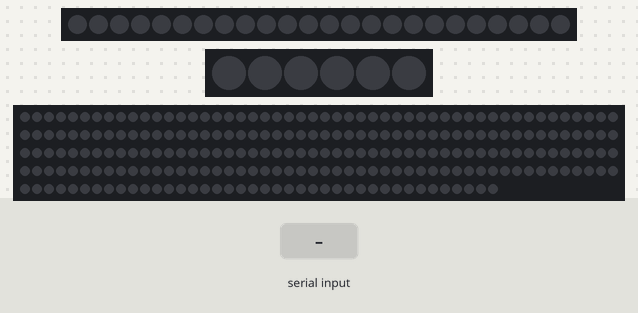
A sketch run on a simulated Arduino Mega 2560, built with avr-gcc and run on an emulated ATmega2560. On the bench: 24 RGB LEDs in strip order, left to right, 6 RGB LEDs in strip order, left to right, 240 RGB LEDs in strip order, left to right, continuing on the next row. The inputs (shaded band) are chosen by the test bench. Dim RGB values are drawn brighter than linear; what the sketch prints to the serial monitor is not drawn.

Above: at 1.2 s.
1.3 s: "5" received over Serial
At 1.61 s:
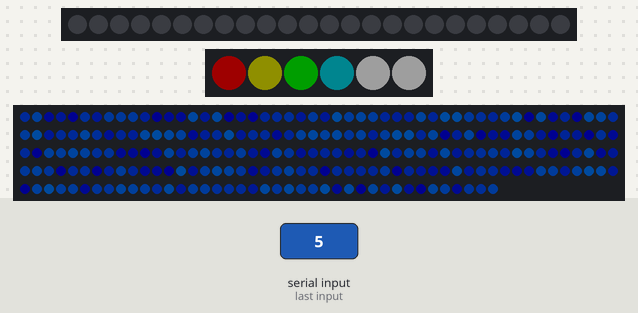
2.9 s: "2" received over the second serial link
At 3.31 s:
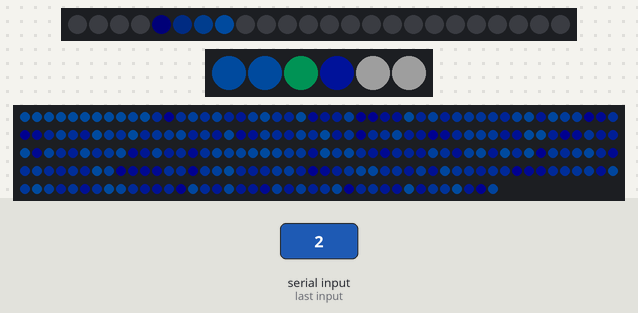
5.5 s: "5" received over the second serial link
At 6.5 s:
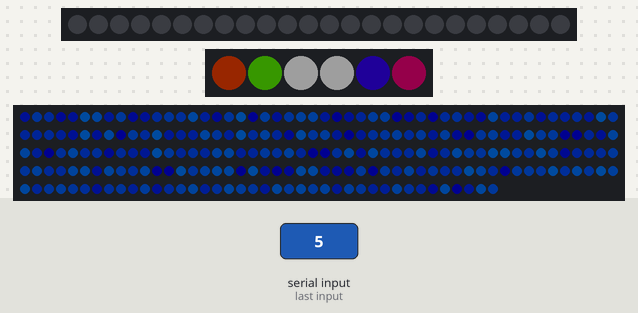
7.6 s: "3" received over Serial
At 7.99 s:
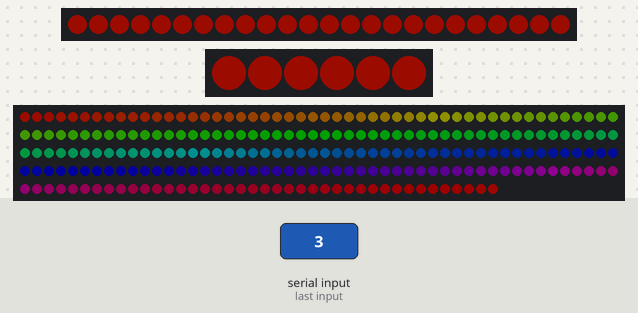
10.2 s: "2" received over Serial
At 10.43 s:
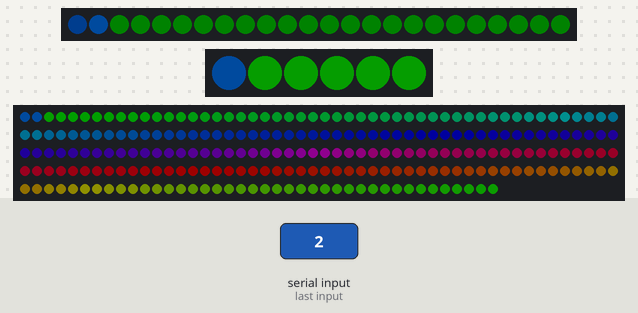
12.6 s: "1" received over the second serial link
At 14.07 s:
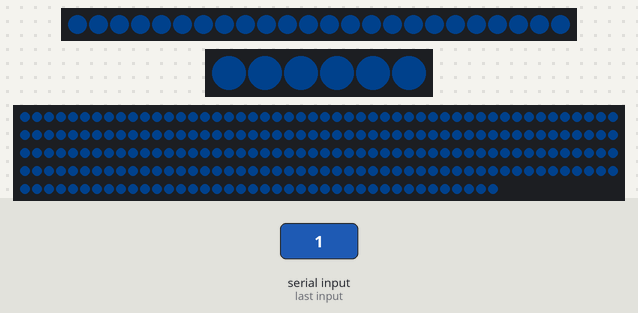
Timing chart, 0 to 15.5 s (numbered marks = the images above; inputs shaded):
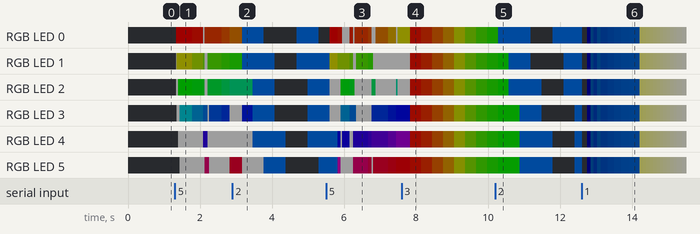

The sketch:

LedDriver.ino
```cpp
// #define REDUCED_MODES // sketch is too big for Arduino w/32k flash, so invoke reduced modes
#include <WS2812FX.h>

#define STRIP_COUNT 3
#define STATE_COUNT 5

int LED_COUNT[STRIP_COUNT] = {24, 6, 240};
int LED_PINS[STRIP_COUNT] = {5, 4, 3};

// states: STANDBY, CHARGING, CHARGED, INVITING, WIN
int modes[][STRIP_COUNT] =   {{15, 15, 15},       {44, 3, 3},         {11, 11, 12}, {15, 15, 15},    {45, 33, 50}};
long speeds[][STRIP_COUNT] = {{6000, 6000, 6000}, {750, 1500, 15000}, {10, 10, 10}, {500, 500, 500}, {500, 250, 40000}};

WS2812FX strips[STRIP_COUNT] = {
  WS2812FX(LED_COUNT[0], LED_PINS[0], NEO_GRB + NEO_KHZ800),
  WS2812FX(LED_COUNT[1], LED_PINS[1], NEO_GRB + NEO_KHZ800),
  WS2812FX(LED_COUNT[2], LED_PINS[2], NEO_GRB + NEO_KHZ800)
};

void setup() {
  Serial.begin(9600);
  Serial1.begin(9600);
  for (int i = 0; i < STRIP_COUNT; ++i) {
    strips[i].init();
    strips[i].setBrightness(30);
    strips[i].setColor(0x007BFF);
  }
  Serial.println("Ready. your state is my command. or maybe the other way around. ~~~");
  Serial1.println("Ready. your state is my command. or maybe the other way around. ~~~");
}

void loop() {
  for (int i = 0; i < STRIP_COUNT; ++i) {
    strips[i].service();
  }
}

/*
   Reads new input from serial to cmd string. Command is completed on \n
*/
void serialEvent() {
  if (Serial.available()) {
    char inChar = (char) Serial.read();
    handleCommand(inChar);
    while (Serial.available()) {
      Serial.read();
    }
  }
}

void serialEvent1() {
  if (Serial1.available()) {
    char inChar = (char) Serial1.read();
    handleCommand(inChar);
    while (Serial.available()) {
      Serial.read();
    }
  }
}

void handleCommand(char inChar) {
  switch (inChar) {
    case '0':
      for (int i = 0; i < STRIP_COUNT; ++i) {
        // strips[i].setBrightness(30);
        // strips[i].setColor(0x007BFF);
        strips[i].setSpeed(100);
        strips[i].setMode(0);
        strips[i].strip_off();
        strips[i].stop();
      }
      break;
    case '1':
    case '2':
    case '3':
    case '4':
    case '5':
      int modee = inChar - '1';
      for (int i = 0; i < STRIP_COUNT; ++i) {
        // strips[i].setBrightness(30);
        // strips[i].setColor(0x007BFF);
        strips[i].setSpeed(speeds[modee][i]);
        strips[i].setMode(modes[modee][i]);
        strips[i].start();
      }
      break;
  }
}
```

Measured:
- after the input at 1.3 s, RGB LED 4: off → RGB(30, 30, 30) after 0.10 s, → RGB(5, 0, 25) 0.69 s later, → RGB(30, 30, 30) 0.14 s later; RGB LED 5: off → RGB(30, 30, 30) after 0.14 s, → RGB(20, 0, 10) 0.69 s later, → RGB(30, 30, 30) 0.13 s later, → RGB(25, 0, 5) 0.56 s later; the LEDs: first change at once (image 1 shows a later state)
- after the input at 2.9 s, the LEDs: change after 0.27 s (image 2)
- after the input at 5.5 s, the LEDs: first change after 0.10 s (image 3 shows a later state)
- after the input at 7.6 s, the LEDs: change after 0.24 s (image 4)
- after the input at 10.2 s, the LEDs: change after 0.08 s (image 5)
- after the input at 12.6 s, the LEDs: first change at once (image 6 shows a later state)
